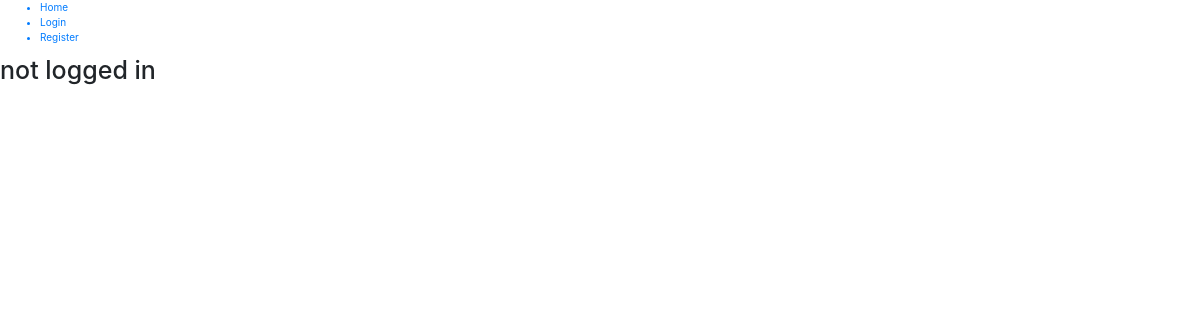
Before: / with the older database file.
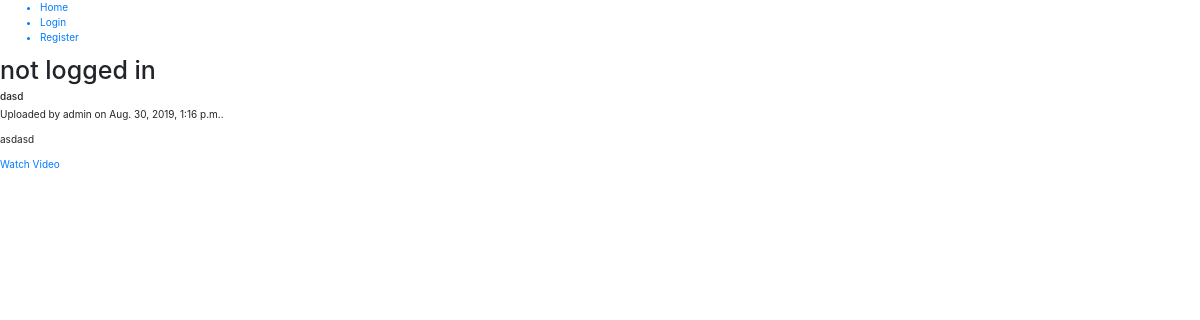
After: the same page with the newer database file.
### youtube/models.py (models this page shows)
class Video(models.Model):
    title = models.CharField(max_length=100)
    description = models.TextField()
    file = models.FileField(upload_to=get_file_path, blank=True, null=True,
                            validators=[validate_file_extension]
                            )
    date_added = models.DateTimeField(blank=False, null=False, auto_now=True)
    user = models.ForeignKey('auth.User', on_delete=models.CASCADE,
                             related_name='videos')
    like = models.IntegerField(default=0, blank=True, null=False)
    dislike = models.IntegerField(default=0, blank=True, null=False)

### youtube/views.py (the view)
# urls.py: path('', views.HomeView.as_view(), name='home'),
class HomeView(View):
    template_name = 'youtube/home.html'
    def get(self, request):
        context = {}
        recent_videos = Video.objects.order_by('-date_added')[:8]
        context['recent_videos'] = recent_videos
        return render(request, self.template_name, context)

### youtube/templates/youtube/home.html (shortened to what this page needs)
{% extends "base.html" %}
{% block body %}
{% if user.is_authenticated %}
   <h1>logged in</h1>
{% else %}
   <h1>not logged in</h1>
{% endif %}
{% for video in recent_videos %}
    <div>
        <h6>{{video.title}}</h6>
        <p>Uploaded by {{video.user}} on {{video.date_added}}. </p>
        <p>{{video.description}}</p>
        <p><a href='/video/{{ video.id }}'>Watch Video</a></p>
    </div>
{% endfor %}
{% endblock %}

Changed rows visible on the page:
added Video: title "dasd", user "admin", date_added "Aug. 30, 2019, 1:16 p.m.", description "asdasd"
